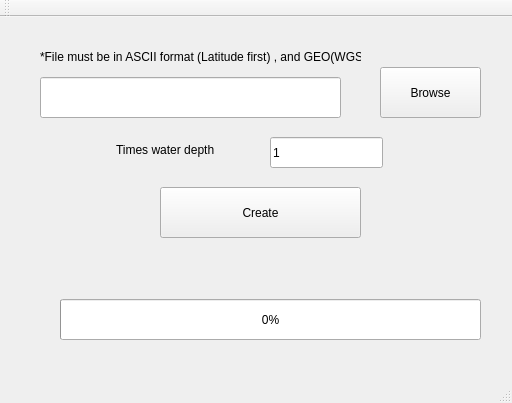
<?xml version="1.0" encoding="UTF-8"?>
<ui version="4.0">
 <class>line2polygon</class>
 <widget class="QMainWindow" name="line2polygon">
  <property name="geometry">
   <rect>
    <x>0</x>
    <y>0</y>
    <width>512</width>
    <height>403</height>
   </rect>
  </property>
  <property name="windowTitle">
   <string>line2polygon</string>
  </property>
  <widget class="QWidget" name="centralWidget">
   <widget class="QPushButton" name="BrowseButton">
    <property name="geometry">
     <rect>
      <x>380</x>
      <y>50</y>
      <width>101</width>
      <height>51</height>
     </rect>
    </property>
    <property name="text">
     <string>Browse</string>
    </property>
   </widget>
   <widget class="QPushButton" name="converButton">
    <property name="geometry">
     <rect>
      <x>160</x>
      <y>170</y>
      <width>201</width>
      <height>51</height>
     </rect>
    </property>
    <property name="text">
     <string>Create</string>
    </property>
   </widget>
   <widget class="QProgressBar" name="progressBar">
    <property name="geometry">
     <rect>
      <x>60</x>
      <y>282</y>
      <width>421</width>
      <height>41</height>
     </rect>
    </property>
    <property name="value">
     <number>0</number>
    </property>
   </widget>
   <widget class="QLabel" name="cLabel">
    <property name="geometry">
     <rect>
      <x>240</x>
      <y>230</y>
      <width>51</width>
      <height>31</height>
     </rect>
    </property>
    <property name="text">
     <string/>
    </property>
   </widget>
   <widget class="QLabel" name="label">
    <property name="geometry">
     <rect>
      <x>40</x>
      <y>30</y>
      <width>321</width>
      <height>21</height>
     </rect>
    </property>
    <property name="text">
     <string>&lt;html&gt;&lt;head/&gt;&lt;body&gt;&lt;p&gt;*File must be in ASCII format (Latitude first) , and GEO(WGS84)&lt;/p&gt;&lt;/body&gt;&lt;/html&gt;</string>
    </property>
   </widget>
   <widget class="QLineEdit" name="fileLocation">
    <property name="geometry">
     <rect>
      <x>40</x>
      <y>60</y>
      <width>301</width>
      <height>41</height>
     </rect>
    </property>
   </widget>
   <widget class="QLineEdit" name="multi">
    <property name="geometry">
     <rect>
      <x>270</x>
      <y>120</y>
      <width>113</width>
      <height>31</height>
     </rect>
    </property>
    <property name="text">
     <string>1</string>
    </property>
   </widget>
   <widget class="QLabel" name="label_2">
    <property name="geometry">
     <rect>
      <x>116</x>
      <y>123</y>
      <width>131</width>
      <height>21</height>
     </rect>
    </property>
    <property name="text">
     <string>&lt;html&gt;&lt;head/&gt;&lt;body&gt;&lt;p&gt;Times water depth&lt;/p&gt;&lt;/body&gt;&lt;/html&gt;</string>
    </property>
   </widget>
  </widget>
  <widget class="QMenuBar" name="menuBar">
   <property name="geometry">
    <rect>
     <x>0</x>
     <y>0</y>
     <width>512</width>
     <height>21</height>
    </rect>
   </property>
  </widget>
  <widget class="QToolBar" name="mainToolBar">
   <attribute name="toolBarArea">
    <enum>TopToolBarArea</enum>
   </attribute>
   <attribute name="toolBarBreak">
    <bool>false</bool>
   </attribute>
  </widget>
  <widget class="QStatusBar" name="statusBar"/>
 </widget>
 <layoutdefault spacing="6" margin="11"/>
 <resources/>
 <connections/>
</ui>
